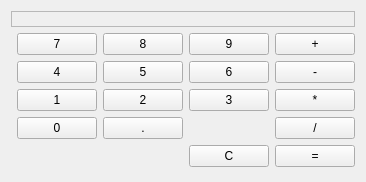
<?xml version="1.0" encoding="UTF-8"?>
<ui version="4.0">
 <class>MainWindow</class>
 <widget class="QWidget" name="MainWindow">
  <property name="geometry">
   <rect>
    <x>0</x>
    <y>0</y>
    <width>364</width>
    <height>182</height>
   </rect>
  </property>
  <property name="windowTitle">
   <string>Form</string>
  </property>
  <layout class="QGridLayout" name="gridLayout_2">
   <item row="0" column="0" colspan="2">
    <widget class="QLabel" name="display">
     <property name="frameShape">
      <enum>QFrame::StyledPanel</enum>
     </property>
     <property name="alignment">
      <set>Qt::AlignRight|Qt::AlignTrailing|Qt::AlignVCenter</set>
     </property>
    </widget>
   </item>
   <item row="1" column="0">
    <spacer name="horizontalSpacer">
     <property name="orientation">
      <enum>Qt::Horizontal</enum>
     </property>
     <property name="sizeHint" stdset="0">
      <size>
       <width>20</width>
       <height>20</height>
      </size>
     </property>
    </spacer>
   </item>
   <item row="1" column="1">
    <layout class="QGridLayout" name="gridLayout">
     <item row="0" column="0">
      <widget class="QPushButton" name="digit7">
       <property name="text">
        <string>7</string>
       </property>
      </widget>
     </item>
     <item row="3" column="1">
      <widget class="QPushButton" name="point">
       <property name="text">
        <string>.</string>
       </property>
      </widget>
     </item>
     <item row="1" column="1">
      <widget class="QPushButton" name="digit5">
       <property name="text">
        <string>5</string>
       </property>
      </widget>
     </item>
     <item row="0" column="2">
      <widget class="QPushButton" name="digit9">
       <property name="text">
        <string>9</string>
       </property>
      </widget>
     </item>
     <item row="0" column="1">
      <widget class="QPushButton" name="digit8">
       <property name="text">
        <string>8</string>
       </property>
      </widget>
     </item>
     <item row="4" column="2">
      <widget class="QPushButton" name="c">
       <property name="text">
        <string>C</string>
       </property>
      </widget>
     </item>
     <item row="1" column="0">
      <widget class="QPushButton" name="digit4">
       <property name="text">
        <string>4</string>
       </property>
      </widget>
     </item>
     <item row="2" column="3">
      <widget class="QPushButton" name="operStar">
       <property name="text">
        <string>*</string>
       </property>
      </widget>
     </item>
     <item row="2" column="2">
      <widget class="QPushButton" name="digit3">
       <property name="text">
        <string>3</string>
       </property>
      </widget>
     </item>
     <item row="4" column="3">
      <widget class="QPushButton" name="equals">
       <property name="text">
        <string>=</string>
       </property>
      </widget>
     </item>
     <item row="1" column="3">
      <widget class="QPushButton" name="operMinus">
       <property name="text">
        <string>-</string>
       </property>
      </widget>
     </item>
     <item row="2" column="0">
      <widget class="QPushButton" name="digit1">
       <property name="text">
        <string>1</string>
       </property>
      </widget>
     </item>
     <item row="3" column="0">
      <widget class="QPushButton" name="digit0">
       <property name="text">
        <string>0</string>
       </property>
      </widget>
     </item>
     <item row="3" column="3">
      <widget class="QPushButton" name="operDiv">
       <property name="text">
        <string>/</string>
       </property>
      </widget>
     </item>
     <item row="0" column="3">
      <widget class="QPushButton" name="operPlus">
       <property name="text">
        <string>+</string>
       </property>
      </widget>
     </item>
     <item row="1" column="2">
      <widget class="QPushButton" name="digit6">
       <property name="text">
        <string>6</string>
       </property>
      </widget>
     </item>
     <item row="2" column="1">
      <widget class="QPushButton" name="digit2">
       <property name="text">
        <string>2</string>
       </property>
      </widget>
     </item>
    </layout>
   </item>
   <item row="2" column="1">
    <spacer name="verticalSpacer">
     <property name="orientation">
      <enum>Qt::Vertical</enum>
     </property>
     <property name="sizeHint" stdset="0">
      <size>
       <width>20</width>
       <height>10</height>
      </size>
     </property>
    </spacer>
   </item>
  </layout>
 </widget>
 <resources/>
 <connections/>
</ui>
